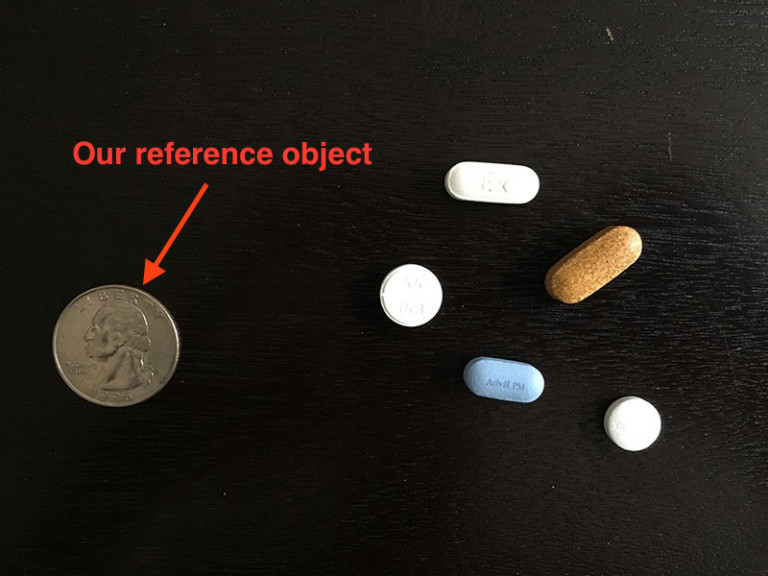
#> input picture PyImagesearch.com/coin.jpg, 768 x 576 px, given in place of the camera
$ jupyter execute Order_coordinates.ipynb   (text cells are left out)
#> lines starting #> are read from the running program, lines starting #| are printed output that depends on the picture; after the words box and inside, x2 and y2 are one past the last pixel; in counts of white or black regions, pixels touching at a corner belong together
[cell 1]
import cv2
import numpy as np
import imutils
from imutils import perspective
from imutils import contours

def order_pts_old(pts):
    rect = np.zeros((4,2),dtype = "float32")
    s = pts.sum(axis=1)
    rect[0] = pts[np.argmin(s)]
    rect[2] = pts[np.argmax(s)]

    diff = pts.diff(axis=1)
    rect[1] = pts[np.argmin(diff)]
    rect[3] = pts[np.argmax(diff)]

    return rect

[cell 2]
from scipy.spatial import distance as dist
import numpy as np
import cv2

def order_pts(pts):
    xSorted = pts[np.argsort(pts[:,0]),:]
    leftMost = xSorted[:2,:]
    rightMost = xSorted[2:,:]
    leftMost = leftMost[np.argsort(leftMost[:,1]),:]
    (tl,bl) = leftMost
    D = dist.cdist(tl[np.newaxis], rightmost, "euclidean")[0]
    (br,tr) = rightMost[np.argsort(D)[::-1],:]
    return np.array([tl,tr,br,bl], dtype="float32")

[cell 3]
cap = cv2.VideoCapture(0)
while(True):
    ret,frame = cap.read()
#> frame is the input picture: shape (576, 768, 3); mean B, G, R 25.8, 31, 35.1
    gray = cv2.cvtColor(frame,cv2.COLOR_BGR2GRAY)
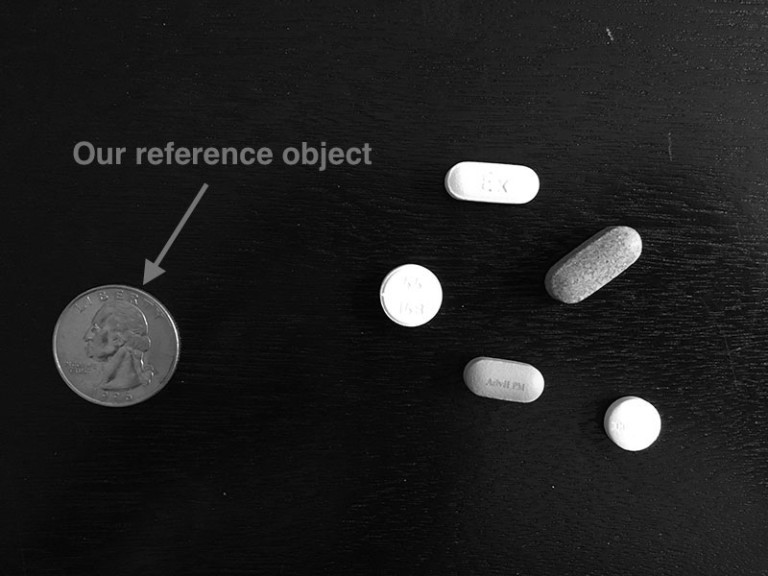
#> gray: shape (576, 768); min 0, max 255, mean 31.6
    blur = cv2.GaussianBlur(gray,(7,7),0)

    edged = cv2.Canny(blur,50,100)
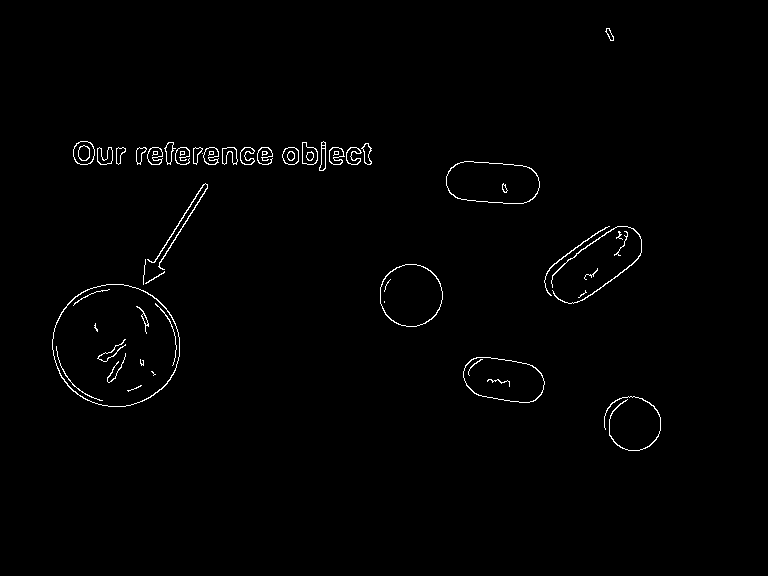
#> edged: shape (576, 768); 0.99% white in thin lines or dots, all inside (x1, y1, x2, y2) = (52, 28, 661, 451)
    edged = cv2.dilate(edged, None, iterations=1)
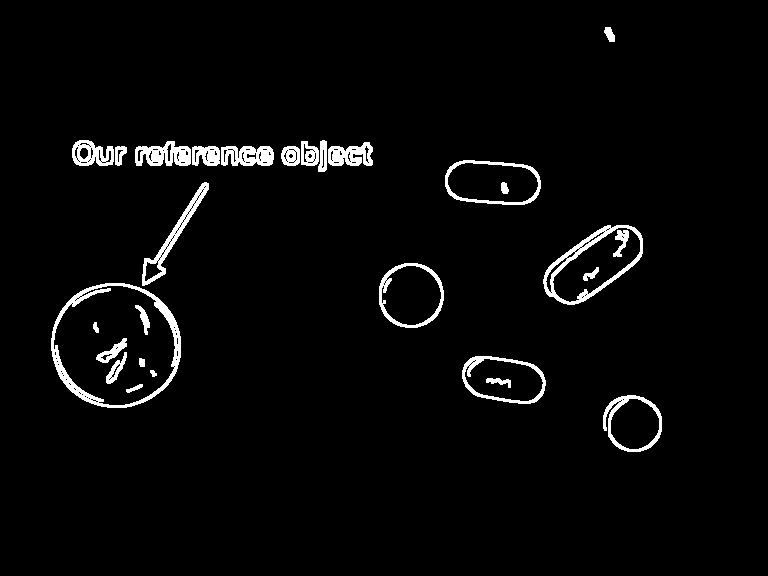
#> edged: shape (576, 768); 3.1% white; 28 white regions, largest, box (x1, y1, x2, y2) and area: (51, 283, 181, 408) 2159, (543, 225, 643, 305) 1463, (142, 182, 209, 286) 1032
    edged = cv2.erode(edged, None, iterations=1)
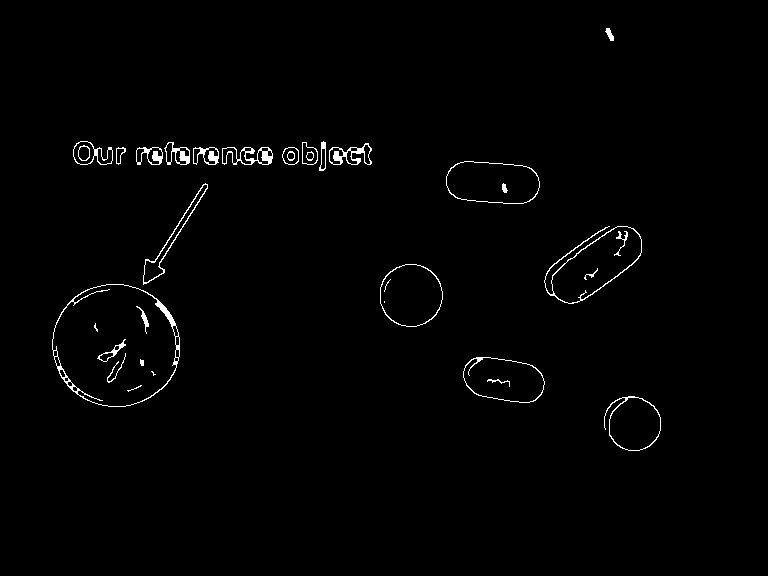
#> edged: shape (576, 768); 1.2% white in thin lines or dots, all inside (x1, y1, x2, y2) = (52, 28, 661, 451)

    cnts = cv2.findContours(edged.copy(), cv2.RETR_EXTERNAL, cv2.CHAIN_APPROX_SIMPLE)
#> cnts = 18 contours; largest, box (x1, y1, x2, y2) and area: (52, 284, 180, 407) 12246, (544, 226, 642, 304) 3903, (446, 161, 540, 204) 3268, (380, 264, 443, 327) 3065, (463, 357, 545, 403) 2837
    cnts = imutils.grab_contours(cnts)

    (cnts,_) = contours.sort_contours(cnts)
    colors = ((0,0,255),(240,0,159),(255,0,0),(255,255,0))

    for (i,c) in enumerate(cnts):
        if(cv2.contourArea(c) < 100):
            continue

        box = cv2.minAreaRect(c)
        box = cv2.boxPoints(box)
        box = np.array(box, dtype="int")

        cv2.drawContours(frame,[c],-1,(0,255,0),2)
        cv2.drawContours(frame,[box],-1,(0,255,0),2)

        rect = perspective.order_points(box)

        for ((x,y),color) in zip(rect, colors):
            cv2.circle(frame, (int(x),int(y)), 5, color, -1)

        cv2.putText(frame, "Object #{}".format(i+1),(int(rect[0][0] - 15), int(rect[0][1] - 15)),cv2.FONT_HERSHEY_SIMPLEX, 0.555,(255,255,255), 2)
#> this loop made 18 passes
#> (box, rect) on passes 1, 2, 4, 5, 6, 7, 8: ([[179, 406], [52, 406], [52, 284], [179, 284]], [[52, 284], [179, 284], [179, 406], [52, 406]]), ([[112, 164], [73, 164], [73, 141], [112, 141]], [[73, 141], [112, 141], [112, 164], [73, 164]]), ([[162, 164], [136, 164], [136, 147], [162, 147]], [[136, 147], [162, 147], [162, 164], [136, 164]]), ([[154, 290], [134, 279], [188, 174], [208, 184]], [[134, 279], [188, 174], [208, 184], [154, 290]]), ([[189, 164], [164, 164], [164, 142], [189, 142]], [[164, 142], [189, 142], [189, 164], [164, 164]]), ([[218, 164], [193, 164], [193, 147], [218, 147]], [[193, 147], [218, 147], [218, 164], [193, 164]]), ([[272, 164], [222, 164], [222, 147], [272, 147]], [[222, 147], [272, 147], [272, 164], [222, 164]])
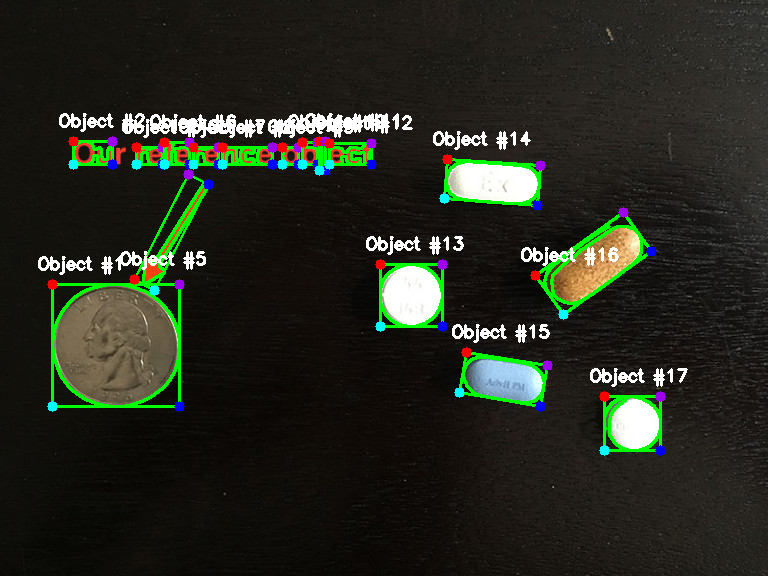
#> frame: shape (576, 768, 3); 5.9% of pixels changed, all inside (x1, y1, x2, y2) = (38, 113, 688, 456)


    cv2.imshow("image",frame)
    if(cv2.waitKey(1) == 13):
#> (key Esc is pressed here)
        break
cap.release()
cv2.destroyAllWindows()

$ run again, on PyImagesearch.com/scan.jpg
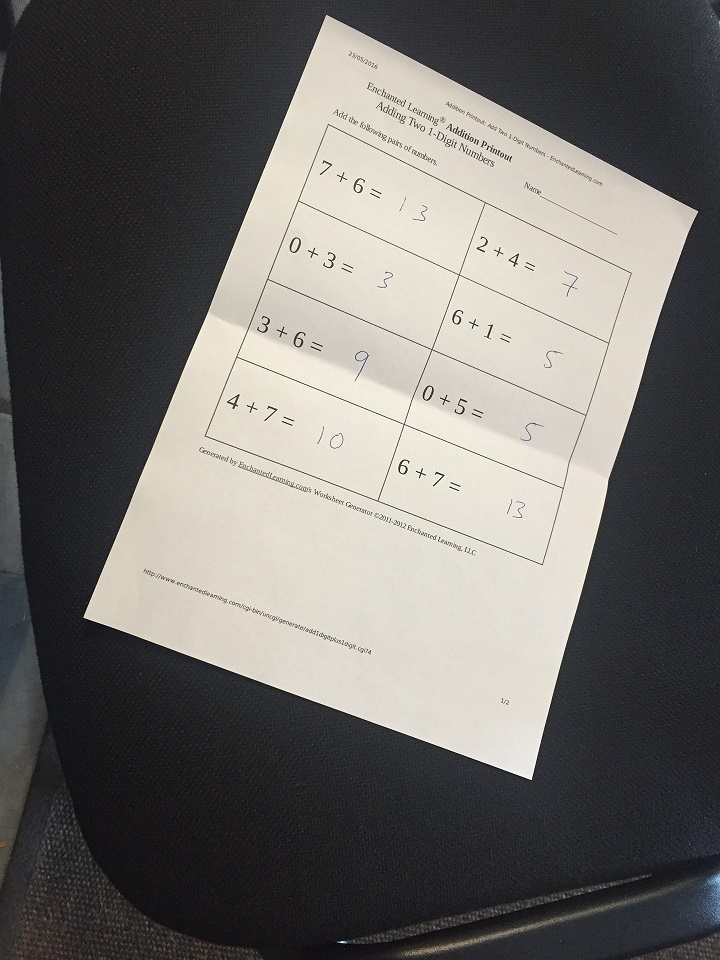
#> input picture PyImagesearch.com/scan.jpg, 720 x 960 px, given in place of the camera
#> frame is the input picture: shape (960, 720, 3); mean B, G, R 106.2, 109.5, 111.7
#> `edged = cv2.erode(edged, None, iterations=1)`:
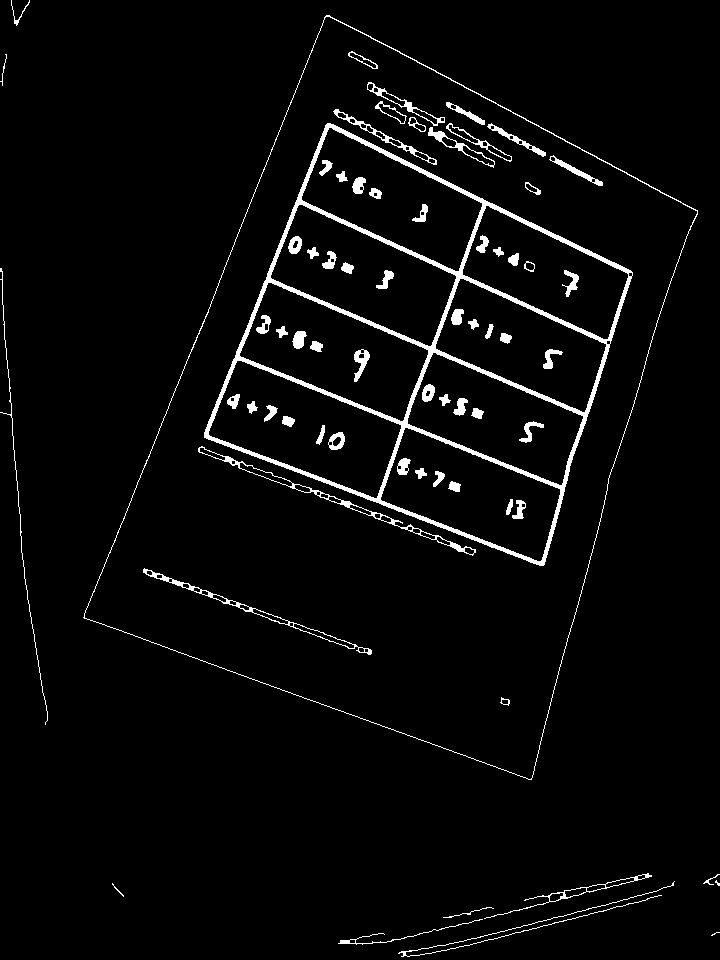
#> edged: shape (960, 720); 3.6% white; 69 white regions (2 under 20 px)
#> cnts = 12 contours, 7 with area under 20; largest, box (x1, y1, x2, y2) and area: (83, 15, 698, 780) 273679, (484, 873, 652, 919) 542, (338, 919, 483, 945) 64, (398, 881, 675, 957) 28, (11, 0, 30, 26) 24
#> the loop `for (i,c) in enumerate(cnts):` made 12 passes
#> (box, rect) on passes 4, 9: ([[530, 780], [82, 617], [304, 6], [753, 169]], [[304, 6], [753, 169], [530, 780], [82, 617]]), ([[484, 918], [481, 909], [649, 867], [651, 876]], [[481, 909], [649, 867], [651, 876], [484, 918]])
#> after the loop `for (i,c) in enumerate(cnts):`:
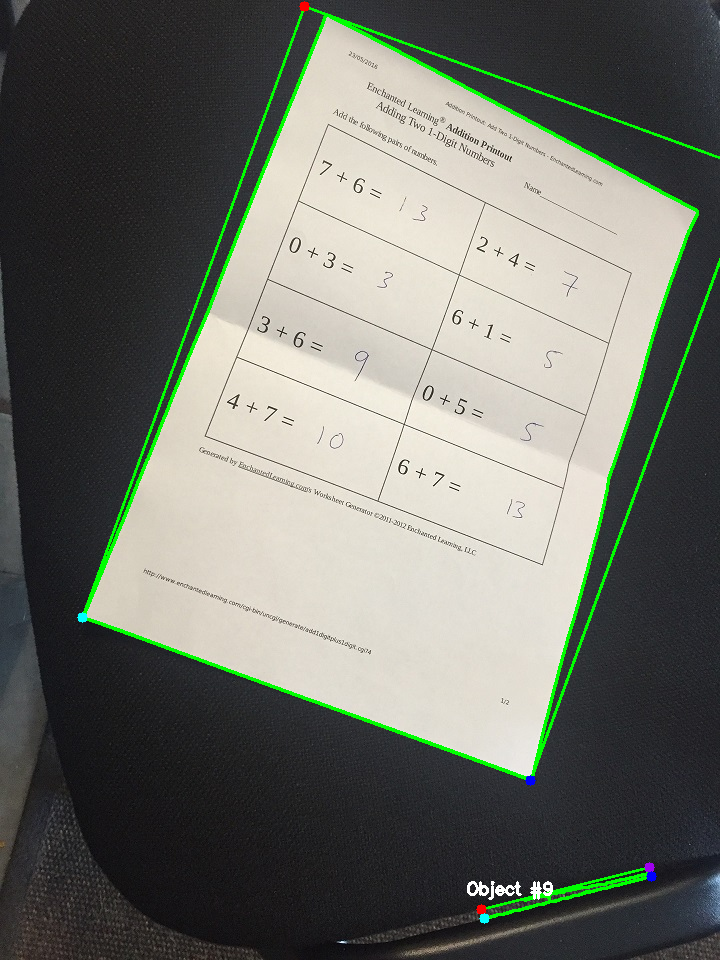
#> frame: shape (960, 720, 3); 2.1% of pixels changed, all inside (x1, y1, x2, y2) = (77, 1, 720, 924)
